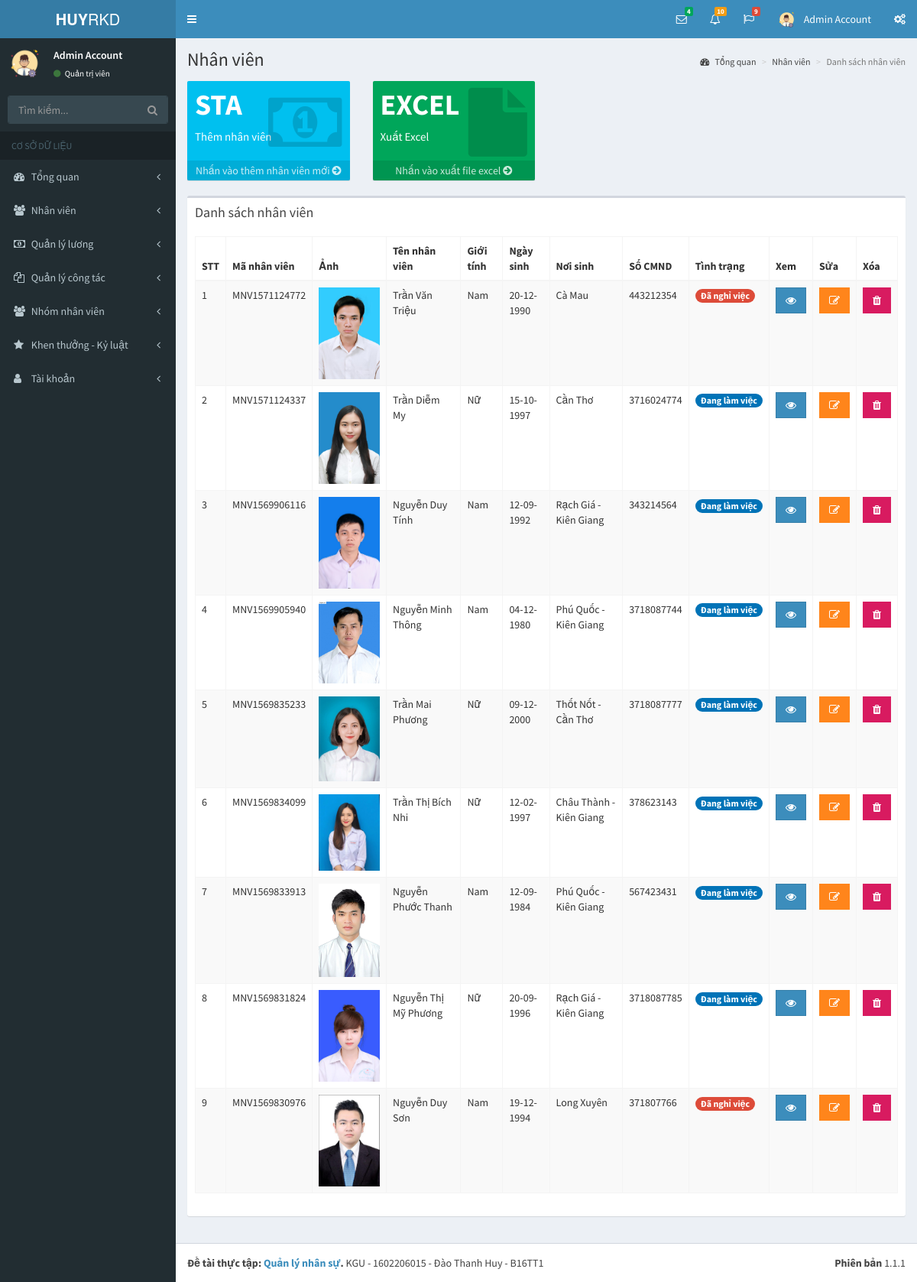
The page /pages/danh-sach-nhan-vien.php (signed in) on the database its author committed.
### tables this page shows
CREATE TABLE `tai_khoan` (
  `id` int(11) NOT NULL,
  `ho` varchar(50) NOT NULL,
  `ten` varchar(50) NOT NULL,
  `hinh_anh` varchar(50) NOT NULL,
  `email` varchar(50) NOT NULL,
  `mat_khau` varchar(50) NOT NULL,
  `so_dt` varchar(50) NOT NULL,
  `quyen` tinyint(1) NOT NULL,
  `trang_thai` tinyint(1) NOT NULL,
  `truy_cap` int(11) NOT NULL,
  `ngay_tao` datetime NOT NULL,
  `ngay_sua` datetime NOT NULL
);

CREATE TABLE `nhanvien` (
  `id` int(11) NOT NULL,
  `ma_nv` varchar(50) NOT NULL,
  `hinh_anh` varchar(255) NOT NULL,
  `ten_nv` varchar(255) NOT NULL,
  `biet_danh` varchar(255) NOT NULL,
  `gioi_tinh` tinyint(1) NOT NULL,
  `ngay_sinh` date NOT NULL,
  `noi_sinh` varchar(255) NOT NULL,
  `hon_nhan_id` int(11) NOT NULL,
  `so_cmnd` varchar(50) NOT NULL,
  `noi_cap_cmnd` varchar(255) NOT NULL,
  `ngay_cap_cmnd` date NOT NULL,
  `nguyen_quan` varchar(255) NOT NULL,
  `quoc_tich_id` int(11) NOT NULL,
  `ton_giao_id` int(11) NOT NULL,
  `dan_toc_id` int(11) NOT NULL,
  `ho_khau` varchar(255) NOT NULL,
  `tam_tru` varchar(255) NOT NULL,
  `loai_nv_id` int(11) NOT NULL,
  `trinh_do_id` int(11) NOT NULL,
  `chuyen_mon_id` int(11) NOT NULL,
  `bang_cap_id` int(11) NOT NULL,
  `phong_ban_id` int(11) NOT NULL,
  `chuc_vu_id` int(11) NOT NULL,
  `trang_thai` tinyint(1) NOT NULL,
  `nguoi_tao_id` int(11) NOT NULL,
  `ngay_tao` datetime NOT NULL,
  `nguoi_sua_id` int(11) NOT NULL,
  `ngay_sua` datetime NOT NULL
);

### pages/danh-sach-nhan-vien.php (the view, shortened to what this page needs)
<?php
if(isset($_SESSION['username']) && isset($_SESSION['level']))
{
  include('../layouts/header.php');
  include('../layouts/topbar.php');
  include('../layouts/sidebar.php');
  $showData = "SELECT id, ma_nv, hinh_anh, ten_nv, gioi_tinh, ngay_tao, ngay_sinh, noi_sinh, so_cmnd, trang_thai FROM nhanvien ORDER BY id DESC";
  $result = mysqli_query($conn, $showData);
  $arrShow = array();
  while ($row = mysqli_fetch_array($result)) {
    $arrShow[] = $row;
  }
?>
  <div class="content-wrapper">
    <section class="content-header">
      <h1>
        Nhân viên
      </h1>
      <ol class="breadcrumb">
        <li><a href="index.php?p=index&a=statistic"><i class="fa fa-dashboard"></i> Tổng quan</a></li>
        <li><a href="danh-sach-nhan-vien.php?p=staff&a=list-staff">Nhân viên</a></li>
        <li class="active">Danh sách nhân viên</li>
      </ol>
    </section>
    <section class="content">
      <div class="row">
        <div class="col-lg-3 col-xs-6">
          <div class="small-box bg-aqua">
            <div class="inner">
              <h3>STA</h3>
              <p>Thêm nhân viên</p>
            </div>
            <div class="icon">
              <i class="fa fa-money"></i>
            </div>
            <a href="them-nhan-vien.php?p=staff&a=add-staff" class="small-box-footer">
              Nhấn vào thêm nhân viên mới <i class="fa fa-arrow-circle-right"></i>
            </a>
          </div>
        </div>
        <div class="col-lg-3 col-xs-6">
          <div class="small-box bg-green">
            <div class="inner">
              <h3>EXCEL</h3>
              <p>Xuất Excel</p>
            </div>
            <div class="icon">
              <i class="fa fa-file"></i>
            </div>
            <a href="export-nhan-vien.php" class="small-box-footer">
              Nhấn vào xuất file excel <i class="fa fa-arrow-circle-right"></i>
            </a>
          </div>
        </div>
      </div>
      <div class="row">
        <div class="col-xs-12">
          <div class="box">
            <div class="box-header">
              <h3 class="box-title">Danh sách nhân viên</h3>
            </div>
            <div class="box-body">
              <div class="table-responsive">
                <table id="example1" class="table table-bordered table-striped">
                  <thead>
                  <tr>
                    <th>STT</th>
                    <th>Mã nhân viên</th>
                    <th>Ảnh</th>
                    <th>Tên nhân viên</th>
                    <th>Giới tính</th>
                    <th>Ngày sinh</th>
                    <th>Nơi sinh</th>
                    <th>Số CMND</th>
                    <th>Tình trạng</th>
                    <th>Xem</th>
                    <th>Sửa</th>
                    <th>Xóa</th>
                  </tr>
                  </thead>
                  <tbody>
                  <?php
                    $count = 1;
                    foreach ($arrShow as $arrS)
                    {
                  ?>
                      <tr>
                        <td><?php echo $count; ?></td>
                        <td><?php echo $arrS['ma_nv']; ?></td>
                        <td><img src="../uploads/staffs/<?php echo $arrS['hinh_anh']; ?>" width="80"></td>
                        <td><?php echo $arrS['ten_nv']; ?></td>
                        <td>
                        <?php
                          if($arrS['gioi_tinh'] == 1)
                          {
                            echo "Nam";
                          }
                          else
                          {
                            echo "Nữ";
                          }
                        ?>
                        </td>
                        <td>
                        <?php
                          $date = date_create($arrS['ngay_sinh']);
                          echo date_format($date, 'd-m-Y');
                        ?>
                        </td>
                        <td><?php echo $arrS['noi_sinh']; ?></td>
                        <td><?php echo $arrS['so_cmnd']; ?></td>
                        <td>
                        <?php
                          if($arrS['trang_thai'] == 1)
                          {
                            echo '<span class="badge bg-blue"> Đang làm việc </span>';
                          }
                          else
                          {
                            echo '<span class="badge bg-red"> Đã nghỉ việc </span>';
                          }
                        ?>
                        </td>
                        <td>
                          <?php
                            if($row_acc['quyen'] == 1)
                            {
                              echo "<form method='POST'>";
                              echo "<button type='submit' class='btn btn-primary btn-flat'  name='view'><i class='fa fa-eye'></i></button>";
                              echo "</form>";
                            }
                            else
                            {
                              echo "<button type='button' class='btn btn-primary btn-flat' disabled><i class='fa fa-eye'></i></button>";
                            }
                          ?>
                        </td>
                        <td>
                          <?php
                            if($row_acc['quyen'] == 1)
                            {
                              echo "<form method='POST'>";
                              echo "<button type='submit' class='btn bg-orange btn-flat'  name='edit'><i class='fa fa-edit'></i></button>";
                              echo "</form>";
                            }
                            else
                            {
                              echo "<button type='button' class='btn bg-orange btn-flat' disabled><i class='fa fa-edit'></i></button>";
                            }
                          ?>
                        </td>
                        <td>
                          <?php
                            if($row_acc['quyen'] == 1)
                            {
                              echo "<button type='button' class='btn bg-maroon btn-flat' data-toggle='modal' data-target='#exampleModal' data-whatever='".$arrS['id']."'><i class='fa fa-trash'></i></button>";
                            }
                            else
                            {
                              echo "<button type='button' class='btn bg-maroon btn-flat' disabled><i class='fa fa-trash'></i></button>";
                            }
                          ?>
                        </td>
                      </tr>
                  <?php
                      $count++;
                    }
                  ?>
                  </tbody>
                </table>
              </div>
            </div>
          </div>
        </div>
      </div>
    </section>
  </div>
<?php
  include('../layouts/footer.php');
}
else
{
  header('Location: dang-nhap.php');
}
?>

### layouts/header.php (shortened to what this page needs)
<?php
  require_once('../config.php');
  $email = $_SESSION['username'];
  $acc = "SELECT * FROM tai_khoan WHERE email = '$email'";
  $result_acc = mysqli_query($conn, $acc);
  $row_acc = mysqli_fetch_array($result_acc);
?>
<!DOCTYPE html>
<html>
<head>
  <link rel="stylesheet" href="../bower_components/bootstrap/dist/css/bootstrap.min.css">
  <link rel="stylesheet" href="../bower_components/font-awesome/css/font-awesome.min.css">
  <link rel="stylesheet" href="../bower_components/Ionicons/css/ionicons.min.css">
  <link rel="stylesheet" href="../bower_components/bootstrap-daterangepicker/daterangepicker.css">
  <link rel="stylesheet" href="../bower_components/datatables.net-bs/css/dataTables.bootstrap.min.css">
  <link rel="stylesheet" href="../bower_components/bootstrap-datepicker/dist/css/bootstrap-datepicker.min.css">
  <link rel="stylesheet" href="../plugins/iCheck/all.css">
  <link rel="stylesheet" href="../bower_components/bootstrap-colorpicker/dist/css/bootstrap-colorpicker.min.css">
  <link rel="stylesheet" href="../plugins/timepicker/bootstrap-timepicker.min.css">
  <link rel="stylesheet" href="../bower_components/select2/dist/css/select2.min.css">
  <link rel="stylesheet" href="../dist/css/AdminLTE.min.css">
  <link rel="stylesheet" href="../dist/css/skins/_all-skins.min.css">
</head>

### layouts/topbar.php (shortened to what this page needs)
<body class="hold-transition skin-blue sidebar-mini">
<div class="wrapper">
  <header class="main-header">
    <a href="index.php?p=index&a=statistic" class="logo">
      <span class="logo-lg"><b>HUY</b>RKD</span>
    </a>
    <nav class="navbar navbar-static-top">
      <a href="#" class="sidebar-toggle" data-toggle="push-menu" role="button">
      </a>
      <div class="navbar-custom-menu">
        <ul class="nav navbar-nav">
          <li class="dropdown messages-menu">
            <a href="#" class="dropdown-toggle" data-toggle="dropdown">
              <i class="fa fa-envelope-o"></i>
              <span class="label label-success">4</span>
            </a>
          </li>
          <li class="dropdown notifications-menu">
            <a href="#" class="dropdown-toggle" data-toggle="dropdown">
              <i class="fa fa-bell-o"></i>
              <span class="label label-warning">10</span>
            </a>
          </li>
          <li class="dropdown tasks-menu">
            <a href="#" class="dropdown-toggle" data-toggle="dropdown">
              <i class="fa fa-flag-o"></i>
              <span class="label label-danger">9</span>
            </a>
          </li>
          <li class="dropdown user user-menu">
            <a href="#" class="dropdown-toggle" data-toggle="dropdown">
              <img src="../uploads/images/<?php echo $row_acc['hinh_anh']; ?>" class="user-image" alt="User Image">
              <span class="hidden-xs"><?php echo $row_acc['ten']; ?> <?php echo $row_acc['ho']; ?></span>
            </a>
          </li>
          <li>
            <a href="#" data-toggle="control-sidebar"><i class="fa fa-gears"></i></a>
          </li>
        </ul>
      </div>
    </nav>
  </header>

### layouts/sidebar.php (shortened to what this page needs)
<aside class="main-sidebar">
  <section class="sidebar">
    <div class="user-panel">
      <div class="pull-left image">
        <img src="../uploads/images/<?php echo $row_acc['hinh_anh']; ?>" class="img-circle" alt="User Image">
      </div>
      <div class="pull-left info">
        <p>
          <?php echo $row_acc['ten']; ?> <?php echo $row_acc['ho']; ?>
        </p>
        <a href="#"><i class="fa fa-circle text-success"></i>
          <?php
            if($row_acc['quyen'] == 1)
            {
              echo "Quản trị viên";
            }
            else
            {
              echo "Nhân viên";
            }
          ?>
        </a>
      </div>
    </div>
    <form action="#" method="get" class="sidebar-form">
      <div class="input-group">
        <input type="text" name="q" class="form-control" placeholder="Tìm kiếm...">
        <span class="input-group-btn">
              <button type="submit" name="search" id="search-btn" class="btn btn-flat"><i class="fa fa-search"></i>
              </button>
            </span>
      </div>
    </form>
    <ul class="sidebar-menu" data-widget="tree">
      <li class="header">CƠ SỞ DỮ LIỆU</li>
      <li class="<?php if($p == 'index') echo 'active'; ?> treeview">
        <a href="#">
          <i class="fa fa-dashboard"></i> <span>Tổng quan</span>
          <span class="pull-right-container">
            <i class="fa fa-angle-left pull-right"></i>
          </span>
        </a>
      </li>
      <li class="<?php if($p == 'staff') echo 'active'; ?> treeview">
        <a href="#">
          <i class="fa fa-users"></i>
          <span>Nhân viên</span>
          <span class="pull-right-container">
            <i class="fa fa-angle-left pull-right"></i>
          </span>
        </a>
      </li>
      <li class="<?php if($p == 'salary') echo 'active'; ?> treeview">
        <a href="#">
          <i class="fa fa-money"></i>
          <span>Quản lý lương</span>
          <span class="pull-right-container">
            <i class="fa fa-angle-left pull-right"></i>
          </span>
        </a>
      </li>
      <li class="<?php if($p == 'collaborate') echo 'active'; ?> treeview">
        <a href="#">
          <i class="fa fa-files-o"></i>
          <span>Quản lý công tác</span>
          <span class="pull-right-container">
            <i class="fa fa-angle-left pull-right"></i>
          </span>
        </a>
      </li>
      <li class="<?php if($p == 'group') echo 'active'; ?> treeview">
        <a href="#">
          <i class="fa fa-users"></i> <span>Nhóm nhân viên</span>
          <span class="pull-right-container">
            <i class="fa fa-angle-left pull-right"></i>
          </span>
        </a>
      </li>
      <li class="<?php if($p == 'bonus-discipline') echo 'active'; ?> treeview">
        <a href="#">
          <i class="fa fa-star"></i> <span>Khen thưởng - Kỷ luật</span>
          <span class="pull-right-container">
            <i class="fa fa-angle-left pull-right"></i>
          </span>
        </a>
      </li>
      <li class="<?php if($p == 'account') echo 'active'; ?> treeview">
        <a href="#">
          <i class="fa fa-user"></i> <span>Tài khoản</span>
          <span class="pull-right-container">
            <i class="fa fa-angle-left pull-right"></i>
          </span>
        </a>
      </li>
    </ul>
  </section>
</aside>

### layouts/footer.php (shortened to what this page needs)
  <footer class="main-footer">
    <div class="pull-right hidden-xs">
      <b>Phiên bản</b> 1.1.1
    </div>
    <strong>Đề tài thực tập: <a href="https://www.facebook.com/dthanhhuy1998" target="_blank">Quản lý nhân sự</a>.</strong> KGU - 1602206015 - Đào Thanh Huy - B16TT1
  </footer>
</div>
</body>
</html>

### rows shown on the page
tai_khoan: hinh_anh (picture), ten "Admin", ho "Account"
nhanvien: ma_nv "MNV1571124772", hinh_anh (picture), ten_nv "Trần Văn Triệu", gioi_tinh "Nam", ngay_sinh "20-12-1990", noi_sinh "Cà Mau", so_cmnd "443212354", trang_thai "Đã nghỉ việc"
nhanvien: ma_nv "MNV1571124337", hinh_anh (picture), ten_nv "Trần Diễm My", gioi_tinh "Nữ", ngay_sinh "15-10-1997", noi_sinh "Cần Thơ", so_cmnd "3716024774", trang_thai "Đang làm việc"
nhanvien: ma_nv "MNV1569906116", hinh_anh (picture), ten_nv "Nguyễn Duy Tính", gioi_tinh "Nam", ngay_sinh "12-09-1992", noi_sinh "Rạch Giá - Kiên Giang", so_cmnd "343214564", trang_thai "Đang làm việc"
nhanvien: ma_nv "MNV1569905940", hinh_anh (picture), ten_nv "Nguyễn Minh Thông", gioi_tinh "Nam", ngay_sinh "04-12-1980", noi_sinh "Phú Quốc - Kiên Giang", so_cmnd "3718087744", trang_thai "Đang làm việc"
nhanvien: ma_nv "MNV1569835233", hinh_anh (picture), ten_nv "Trần Mai Phương", gioi_tinh "Nữ", ngay_sinh "09-12-2000", noi_sinh "Thốt Nốt - Cần Thơ", so_cmnd "3718087777", trang_thai "Đang làm việc"
nhanvien: ma_nv "MNV1569834099", hinh_anh (picture), ten_nv "Trần Thị Bích Nhi", gioi_tinh "Nữ", ngay_sinh "12-02-1997", noi_sinh "Châu Thành - Kiên Giang", so_cmnd "378623143", trang_thai "Đang làm việc"
nhanvien: ma_nv "MNV1569833913", hinh_anh (picture), ten_nv "Nguyễn Phước Thanh", gioi_tinh "Nam", ngay_sinh "12-09-1984", noi_sinh "Phú Quốc - Kiên Giang", so_cmnd "567423431", trang_thai "Đang làm việc"
nhanvien: ma_nv "MNV1569831824", hinh_anh (picture), ten_nv "Nguyễn Thị Mỹ Phương", gioi_tinh "Nữ", ngay_sinh "20-09-1996", noi_sinh "Rạch Giá - Kiên Giang", so_cmnd "3718087785", trang_thai "Đang làm việc"
nhanvien: ma_nv "MNV1569830976", hinh_anh (picture), ten_nv "Nguyễn Duy Sơn", gioi_tinh "Nam", ngay_sinh "19-12-1994", noi_sinh "Long Xuyên", so_cmnd "371807766", trang_thai "Đã nghỉ việc"
